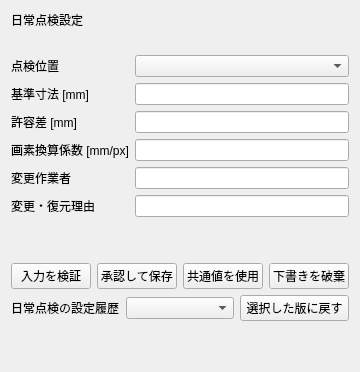
<?xml version="1.0" encoding="UTF-8"?>
<ui version="4.0">
 <class>DailyInspectionSettingsPage</class>
 <widget class="QWidget" name="DailyInspectionSettingsPage">
  <layout class="QVBoxLayout" name="dailySettingsLayout">
   <item><widget class="QLabel" name="dailyTitleLabel"><property name="text"><string>日常点検設定</string></property></widget></item>
   <item><widget class="QLabel" name="dailyRevisionLabel"><property name="wordWrap"><bool>true</bool></property></widget></item>
   <item>
    <layout class="QFormLayout" name="dailyReferenceForm">
     <item row="0" column="0"><widget class="QLabel" name="dailyPositionLabel"><property name="text"><string>点検位置</string></property></widget></item>
     <item row="0" column="1"><widget class="QComboBox" name="dailyPositionCombo"/></item>
     <item row="1" column="0"><widget class="QLabel" name="dailyNominalLabel"><property name="text"><string>基準寸法 [mm]</string></property></widget></item>
     <item row="1" column="1"><widget class="QLineEdit" name="dailyNominalEdit"/></item>
     <item row="2" column="0"><widget class="QLabel" name="dailyToleranceLabel"><property name="text"><string>許容差 [mm]</string></property></widget></item>
     <item row="2" column="1"><widget class="QLineEdit" name="dailyToleranceEdit"/></item>
     <item row="3" column="0"><widget class="QLabel" name="dailyScaleLabel"><property name="text"><string>画素換算係数 [mm/px]</string></property></widget></item>
     <item row="3" column="1"><widget class="QLineEdit" name="dailyScaleEdit"/></item>
     <item row="4" column="0"><widget class="QLabel" name="dailyOperatorLabel"><property name="text"><string>変更作業者</string></property></widget></item>
     <item row="4" column="1"><widget class="QLineEdit" name="dailyOperatorEdit"/></item>
     <item row="5" column="0"><widget class="QLabel" name="dailyReasonLabel"><property name="text"><string>変更・復元理由</string></property></widget></item>
     <item row="5" column="1"><widget class="QLineEdit" name="dailyReasonEdit"/></item>
    </layout>
   </item>
   <item><widget class="QLabel" name="dailyProfileDetailsLabel"><property name="wordWrap"><bool>true</bool></property></widget></item>
   <item><widget class="QLabel" name="dailyDraftLabel"><property name="wordWrap"><bool>true</bool></property></widget></item>
   <item>
    <layout class="QHBoxLayout" name="dailyActions">
     <item><widget class="QPushButton" name="dailyValidateButton"><property name="text"><string>入力を検証</string></property></widget></item>
     <item><widget class="QPushButton" name="dailySaveButton"><property name="text"><string>承認して保存</string></property></widget></item>
     <item><widget class="QPushButton" name="dailyInheritButton"><property name="text"><string>共通値を使用</string></property></widget></item>
     <item><widget class="QPushButton" name="dailyDiscardButton"><property name="text"><string>下書きを破棄</string></property></widget></item>
    </layout>
   </item>
   <item>
    <layout class="QHBoxLayout" name="dailyHistoryLayout">
     <item><widget class="QLabel" name="dailyHistoryLabel"><property name="text"><string>日常点検の設定履歴</string></property></widget></item>
     <item><widget class="QComboBox" name="dailyHistoryCombo"/></item>
     <item><widget class="QPushButton" name="dailyRollbackButton"><property name="text"><string>選択した版に戻す</string></property></widget></item>
    </layout>
   </item>
   <item><spacer name="dailySettingsSpacer"><property name="orientation"><enum>Qt::Vertical</enum></property><property name="sizeHint"><size><width>20</width><height>40</height></size></property></spacer></item>
  </layout>
 </widget>
 <resources/>
 <connections/>
</ui>
